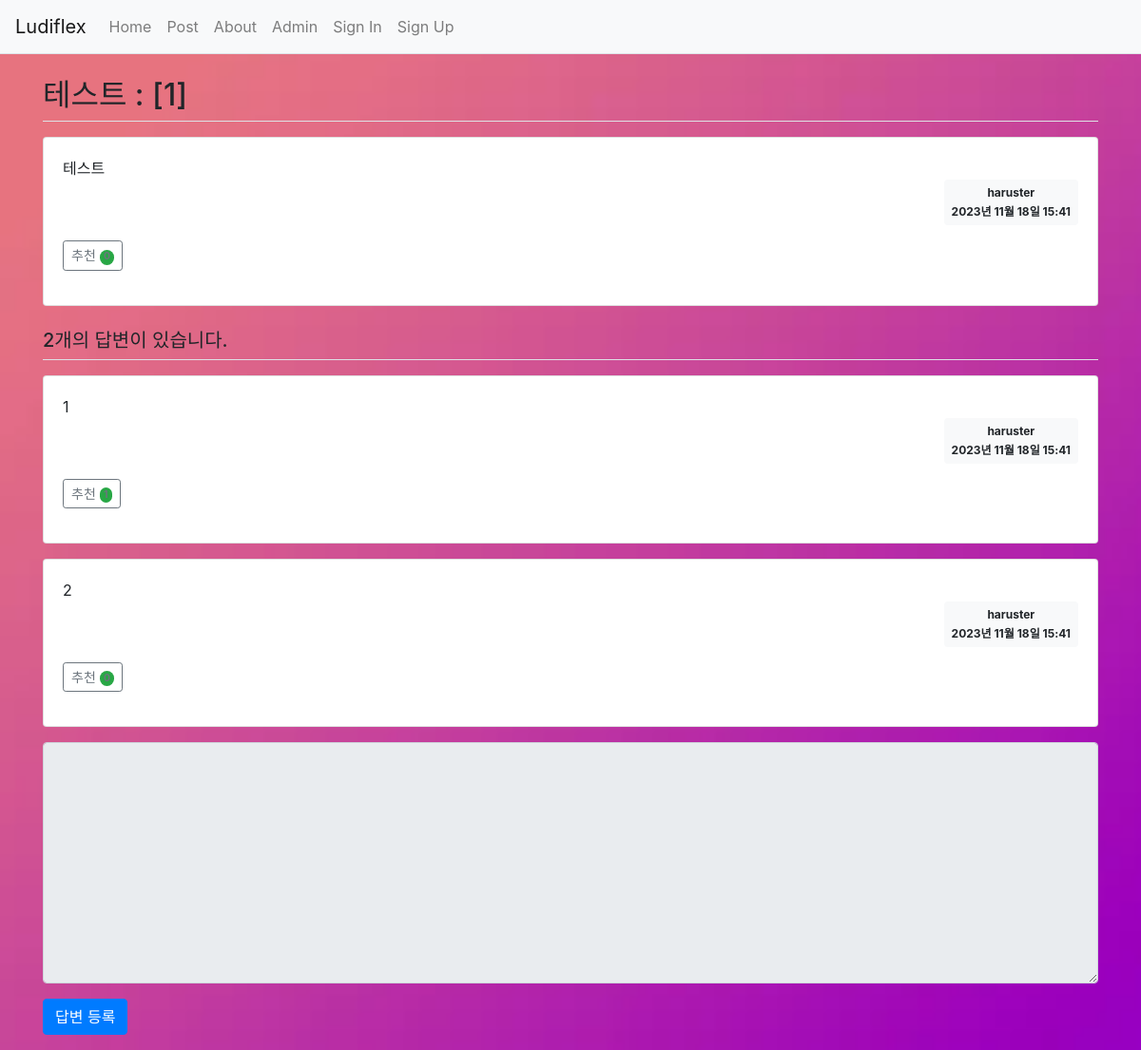
Screenshot of /question/post/detail/1/ with the database file from the repository.
### src/models.py (models this page shows)
class Question(db.Model): # 질문 모델
    id = db.Column(db.Integer, primary_key=True)
    subject = db.Column(db.String(200), nullable=False)
    content = db.Column(db.Text(), nullable=False)
    create_date = db.Column(db.DateTime(), nullable=False)
    voter = db.relationship('User', secondary=question_voter, backref=db.backref('question_voter_set'))
    user_id = db.Column(db.Integer, db.ForeignKey('user.id', ondelete='CASCADE'), nullable=False)
    user = db.relationship('User', backref=db.backref('question_set'))
    modify_date = db.Column(db.DateTime(), nullable=True)

class User(db.Model):
    id = db.Column(db.Integer, primary_key=True)
    username = db.Column(db.String(150), unique=True, nullable=False)
    password = db.Column(db.String(200), nullable=False)
    email = db.Column(db.String(120), unique=True, nullable=False)

class Answer(db.Model):
    id = db.Column(db.Integer, primary_key=True)
    question_id = db.Column(db.Integer, db.ForeignKey('question.id', ondelete='CASCADE'))
    question = db.relationship('Question', backref=db.backref('answer_set', cascade='all, delete-orphan'))
    content = db.Column(db.Text(), nullable=False)
    create_date = db.Column(db.DateTime(), nullable=False)
    voter = db.relationship('User', secondary=answer_voter, backref=db.backref('answer_voter_set'))
    user_id = db.Column(db.Integer, db.ForeignKey('user.id', ondelete='CASCADE'), nullable=False)
    user = db.relationship('User', backref=db.backref('answer_set'))
    modify_date = db.Column(db.DateTime(), nullable=True)

### views/question_views.py (the view)
@bp.route('/post/detail/<int:question_id>/')
def detail(question_id):
    form = AnswerForm()
    question = Question.query.get_or_404(question_id)
    return render_template('question/question_detail.html', question=question, form=form)

### src/forms.py
class AnswerForm(FlaskForm):
    content = TextAreaField('내용', validators=[DataRequired('내용을 입력해주세요.')])

### src/filter.py (called while the page is built)
def format_datetime(value, fmt='%Y년 %m월 %d일 %H:%M'):
    return value.strftime(fmt)

### views/auth_views.py (called while the page is built)
@bp.before_app_request
def load_logged_in_user():
    user_id = session.get('user_id')
    if user_id is None:
        g.user = None
    else:
        g.user = User.query.get(user_id)

### templates/question/question_detail.html (shortened to what this page needs)
<link rel="stylesheet" href="{{ url_for('static', filename='css/bootstrap.min.css') }}">
<link rel="stylesheet" href="{{ url_for('static', filename='css/post.css') }}">
{% extends 'base.html' %}
{% block content %}
<div class="container my-3">
    <h2 class="border-bottom py-2">{{ question.subject }}</h2>
    <div class="card my-3">
        <div class="card-body">
            <div class="card-text" style="white-space: pre-line">{{ question.content }}</div>
            <div class="d-flex justify-content-end">
                <div class="badge badge-light p-2 text-start">
                    <div class="mb-2">{{ question.user.username }}</div>
                    <div>{{ question.create_date|datetime }}</div>
                </div>
            </div>
            <div class="my-3">
                <a href="javascript:void(0)" data-uri="{{ url_for('question.vote', question_id=question.id) }}"
                    class="recommend btn btn-sm btn-outline-secondary"> 추천
                    <span class="badge rounded-pill bg-success">{{ question.voter|length }}</span>
                </a>
        </div>
        </div>
    </div>
    <h5 class="border-bottom my-3 py-2">{{ question.answer_set|length }}개의 답변이 있습니다.</h5>
    {% for answer in question.answer_set %}
    <div class="card my-3">
        <div class="card-body">
            <div class="card-text" style="white-space: pre-line;">{{ answer.content }}</div>
            <div class="d-flex justify-content-end">
                <div class="badge badge-light p-2 text-start">
                    <div class="mb-2">{{ answer.user.username }}</div>
                    <div>{{ answer.create_date|datetime }}</div>
                </div>
            </div>
            <div class="my-3">
                <a href="javascript:void(0)" data-uri="{{ url_for('answer.vote', answer_id=answer.id) }}"
                    class="recommend btn btn-sm btn-outline-secondary"> 추천
                    <span class="badge rounded-pill bg-success">{{ answer.voter|length }}</span>
                </a>
            </div>
        </div>
    </div>
    {% endfor %}
    <form action="{{ url_for('answer.create', question_id=question.id) }}" method="post" class="my-3">
        <div class="form-group">
            <textarea {% if not g.user %}disabled{% endif %} name="content" id="content" class="form-control" rows="10"></textarea>
        </div>
        <input type="submit" value="답변 등록" class="btn btn-primary">
    </form>
</div>
{% endblock %}

### templates/base.html (shortened to what this page needs)
<!DOCTYPE html>
<html lang="en">
<head>
    <link rel="stylesheet" href="{{ url_for('static', filename='css/bootstrap.min.css') }}">
    <link rel="stylesheet" href="{{ url_for('static', filename='css/style.css') }}">
</head>
<body>
    <nav class="navbar navbar-expand-lg navbar-light bg-light border-bottom">
        <a class="navbar-brand" href="{{ url_for('main.index') }}">Ludiflex</a>
        <div class="collapse navbar-collapse flex-grow-0" id="navbarNav">
            {% if g.user %}
            <ul class="navbar-nav">
                <li class="nav-item ">
                    <a class="nav-link" href="{{ url_for('auth.logout') }}">{{ g.user.username }} (로그아웃)</a>
                </li>
            </ul>
            {% else %}
            <ul class="navbar-nav">
                <li class="nav-item">
                    <a class="nav-link" href="/">Home</a>
                </li>
                <li class="nav-item">
                    <a class="nav-link" href="{{ url_for('question.post') }}">Post</a>
                </li>
                <li class="nav-item">
                    <a class="nav-link" href="/about">About</a>
                </li>
                <li class="nav-item">
                    <a class="nav-link" href="/admin">Admin</a>
                </li>
                <li class="nav-item">
                    <a class="nav-link" href="{{ url_for('auth.login') }}">Sign In</a>
                </li>
                <li class="nav-item">
                    <a class="nav-link" href="{{ url_for('auth.signup') }}">Sign Up</a>
                </li>
            </ul>
            {% endif %}
        </div>
    </nav>
    {% block content %}
    {% endblock %}
</body>
</html>

### static/css/style.css (style rules this page uses)
body { background-image: url("/static/image/wallpaper.png"); background-size: cover; }

### rows the page displays
Question: subject "테스트 : [1]", content "테스트", create_date "2023년 11월 18일 15:41"
User: user.username "haruster"
Answer: content "1", user.username "haruster", create_date "2023년 11월 18일 15:41", voter|length "1"
Answer: content "2", user.username "haruster", create_date "2023년 11월 18일 15:41", voter|length "0"

### other values shown
{{ question.voter|length }} "0"
{{ question.answer_set|length }} "2"
